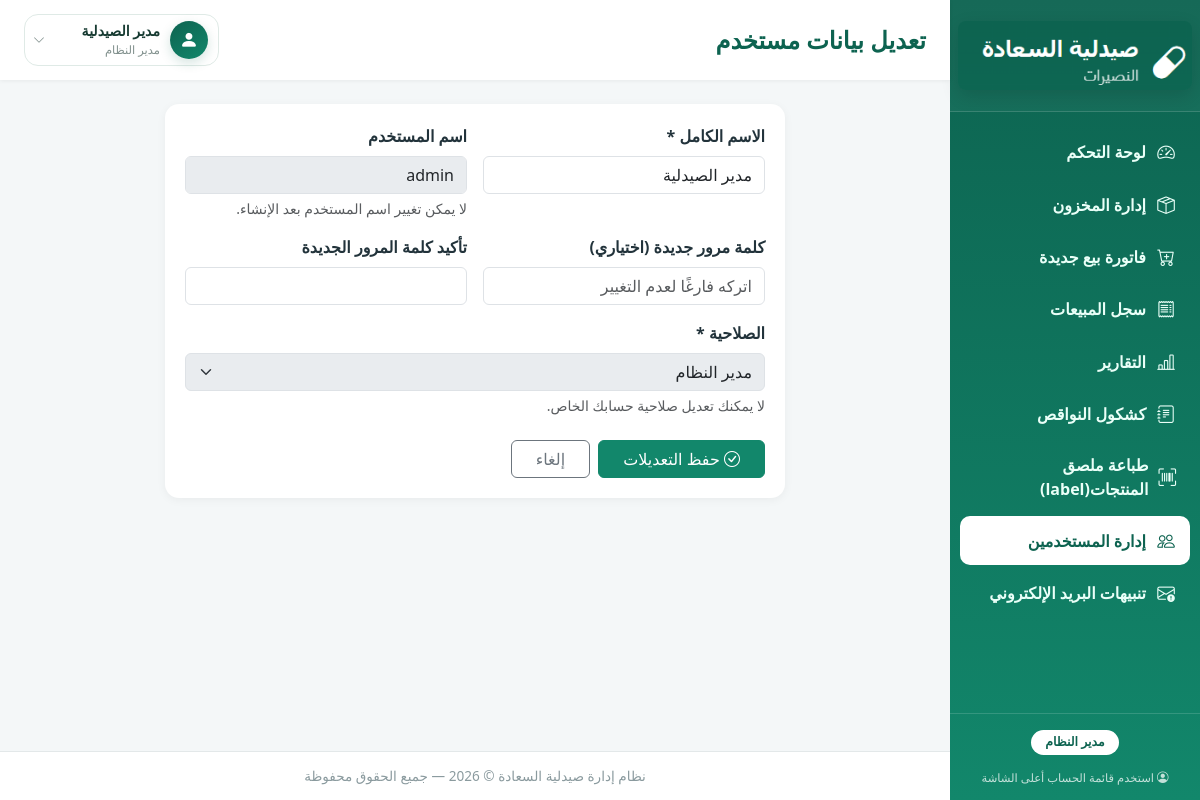
The page /user_edit.php?id=1 (signed in) on the database its author committed.
### tables this page shows
CREATE TABLE users (
    id INT AUTO_INCREMENT PRIMARY KEY,
    username VARCHAR(50) NOT NULL UNIQUE,
    password VARCHAR(255) NOT NULL,
    full_name VARCHAR(100) NOT NULL,
    role ENUM('admin', 'cashier') NOT NULL DEFAULT 'cashier',
    is_active TINYINT(1) NOT NULL DEFAULT 1,
    created_at TIMESTAMP DEFAULT CURRENT_TIMESTAMP
);

### includes/functions.php (called while the page is built, shortened)
<?php
function e($value) {
    return htmlspecialchars($value ?? '', ENT_QUOTES, 'UTF-8');
}

### user_edit.php (the view, shortened to what this page needs)
<?php
require_once 'config/db.php';
require_once 'includes/functions.php';
$id = (int)($_GET['id'] ?? 0);
$stmt = $pdo->prepare('SELECT * FROM users WHERE id = ?');
$stmt->execute([$id]);
$user = $stmt->fetch();
$values = $user;
$isSelf = ((int)$id === (int)$_SESSION['user_id']);
require_once 'includes/header.php';
?>
<div class="card-panel" style="max-width:620px;margin:auto">
    <form method="POST" action="user_edit.php?id=<?= (int)$id ?>">
        <div class="row g-3">
            <div class="col-md-6">
                <label class="form-label fw-semibold">الاسم الكامل *</label>
                <input type="text" name="full_name" class="form-control" pattern="[A-Za-zأ-يء-ي\s]{2,100}" title="أحرف ومسافات فقط" value="<?= e($values['full_name']) ?>" required>
            </div>
            <div class="col-md-6">
                <label class="form-label fw-semibold">اسم المستخدم</label>
                <input type="text" class="form-control" value="<?= e($values['username']) ?>" disabled>
                <div class="form-text">لا يمكن تغيير اسم المستخدم بعد الإنشاء.</div>
            </div>
            <div class="col-md-6">
                <label class="form-label fw-semibold">كلمة مرور جديدة (اختياري)</label>
                <input type="password" name="password" class="form-control" minlength="6" placeholder="اتركه فارغًا لعدم التغيير">
            </div>
            <div class="col-md-6">
                <label class="form-label fw-semibold">تأكيد كلمة المرور الجديدة</label>
                <input type="password" name="password_confirm" class="form-control" minlength="6">
            </div>
            <div class="col-md-12">
                <label class="form-label fw-semibold">الصلاحية *</label>
                <select name="role" class="form-select" <?= $isSelf ? 'disabled' : '' ?>>
                    <option value="admin" <?= $values['role'] === 'admin' ? 'selected' : '' ?>>مدير النظام</option>
                </select>
                <?php if ($isSelf): ?>
                    <div class="form-text">لا يمكنك تعديل صلاحية حسابك الخاص.</div>
                <?php endif; ?>
            </div>
        </div>
        <div class="d-flex gap-2 mt-4">
            <button type="submit" class="btn btn-primary-app px-4"><i class="bi bi-check-circle"></i> حفظ التعديلات</button>
            <a href="users.php" class="btn btn-outline-secondary px-4">إلغاء</a>
        </div>
    </form>
</div>
<?php require_once 'includes/footer.php'; ?>

### assets/css/style.css (style rules this page uses)
:root { --primary: #12876b; --primary-dark: #0d6350; --primary-light: #e6f5f1; --accent: #2e9c7f; --danger: #d9455f; --warning: #e0a12c; --bg: #f4f7f8; --sidebar-w: 250px; }
* { box-sizing: border-box; }
body { font-family: 'Segoe UI', Tahoma, 'Arial', sans-serif; background: var(--bg); color: #22333b; margin: 0; }
.card-panel { background: #fff; border-radius: 14px; box-shadow: 0 2px 10px rgba(0,0,0,.05); padding: 20px; }
.btn-primary-app { background: var(--primary); border-color: var(--primary); color: #fff; }

### rows shown on the page
users: full_name "مدير الصيدلية", username "admin", role "مدير النظام"

### other values the page prints
$pageTitle "تعديل بيانات مستخدم"
$_SESSION['full_name'] "مدير الصيدلية"
